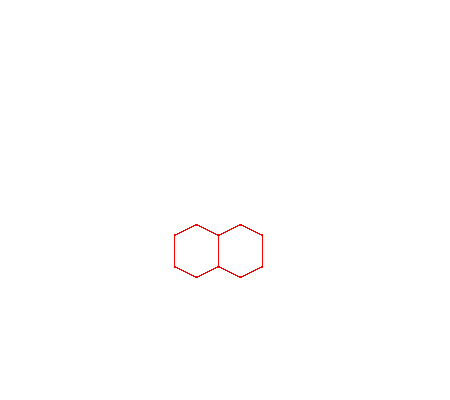
#> input picture res_hex_overlay/hex_overlay_450x400.png, 450 x 400 px
$ python -i process_frames.py   (imports and definitions only)
#> lines starting #> are read from the running program, lines starting #| are printed output that depends on the picture; after the words box and inside, x2 and y2 are one past the last pixel; in counts of white or black regions, pixels touching at a corner belong together
#> further down, picture is the input picture: PIL image 450x400 RGBA; mean R, G, B, A 0.5, 0, 0, 0.5
# process_frames.py
from __future__ import annotations

import argparse
import math
import re
from collections import Counter, deque
from pathlib import Path
from PIL import Image, ImageFilter, ImageDraw


# ------------------ utils ------------------

# [7 lines left out: function parse_hex_color, not called in this run]


def clamp(v: float, lo: float, hi: float) -> float:
    return lo if v < lo else hi if v > hi else v


# [5 lines left out: function rgb_dist, not called in this run]


def natural_key(s: str):
    return [int(t) if t.isdigit() else t.lower() for t in re.split(r"(\d+)", s)]


# ------------------ auto key ------------------

def quantize_rgb(rgb: tuple[int, int, int], step: int) -> tuple[int, int, int]:
    step = max(1, step)
    return (rgb[0] // step * step, rgb[1] // step * step, rgb[2] // step * step)


# [161 lines left out: functions detect_bg_color_from_borders, chroma_key_soft_global, build_bg_mask_floodfill, apply_mask_soft_alpha, despill_magenta, alpha_shrink, not called in this run]


def trim_to_alpha(img: Image.Image, margin: int = 0) -> Image.Image:
#> called with margin = 0
    img = img.convert("RGBA")
    a = img.split()[3]
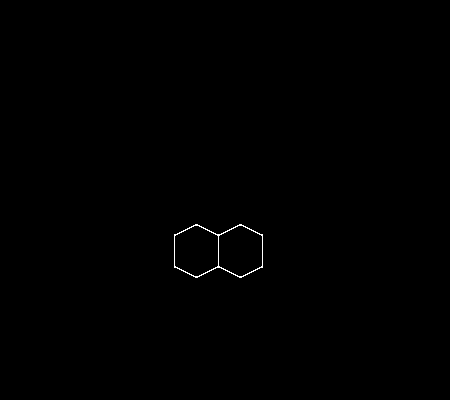
#> a: PIL image 450x400 L; 0.2% white in thin lines or dots, all inside (x1, y1, x2, y2) = (174, 224, 263, 278)
    bbox = a.getbbox()
#> bbox = (174, 224, 263, 278)
    if bbox is None:
        return img
    l, t, r, b = bbox
#> l = 174; t = 224; r = 263; b = 278
    l = max(0, l - margin)
    t = max(0, t - margin)
    r = min(img.size[0], r + margin)
    b = min(img.size[1], b + margin)
    return img.crop((l, t, r, b))
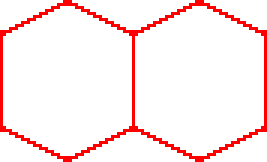
#> returned value: PIL image 89x54 RGBA (shown 3 times larger); mean R, G, B, A 19.4, 0, 0, 19.4; transparent parts drawn white


# [106 lines left out: functions bottom_y_alpha_threshold, left_x_alpha_threshold, resize_keep_aspect, paste_on_canvas, composite_over_solid, draw_preview, not called in this run]


# ------------------ scanning input tree ------------------

CREATURE_RE = re.compile(r"^domC\d{2}$", re.IGNORECASE)
GROUP_RE = re.compile(r"^group[\s_\-]?(\d+)$", re.IGNORECASE)

# Puedes ampliarlo si quieres (según docs)
VALID_GROUPS = set([0, 1, 2, 3, 4, 5, 6, 7, 8, 9, 10, 11, 12, 13, 14, 15, 16, 17, 18, 19, 20, 21, 22, 23, 24, 30, 31, 32, 40, 41, 42, 50, 51])


# [217 lines left out: functions scan_tree, main, not called in this run]


# [2 lines not run here, left out]

>>> from PIL import Image
>>> picture = Image.open('res_hex_overlay/hex_overlay_450x400.png')
>>> result = trim_to_alpha(picture)
